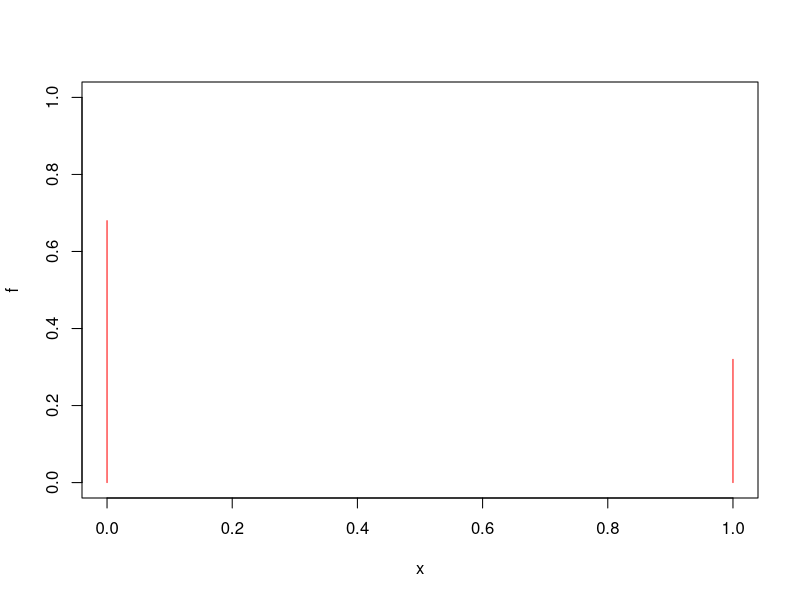
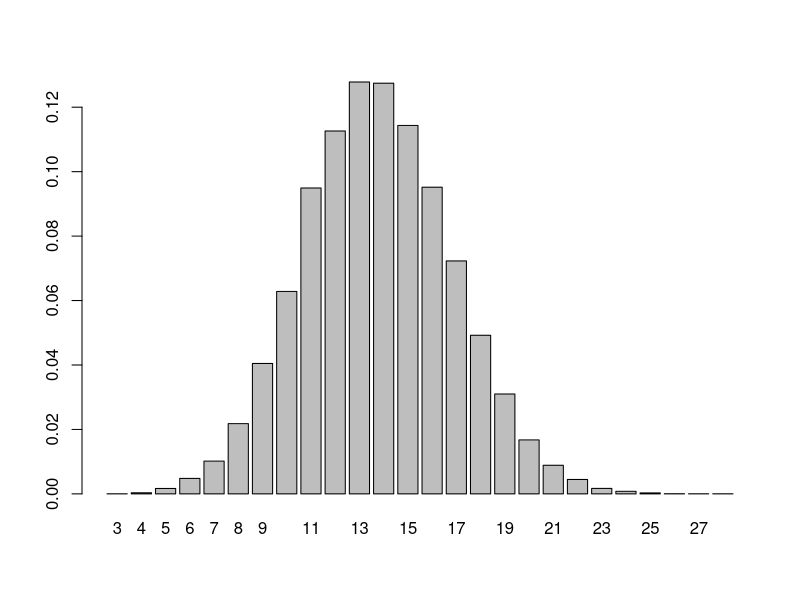
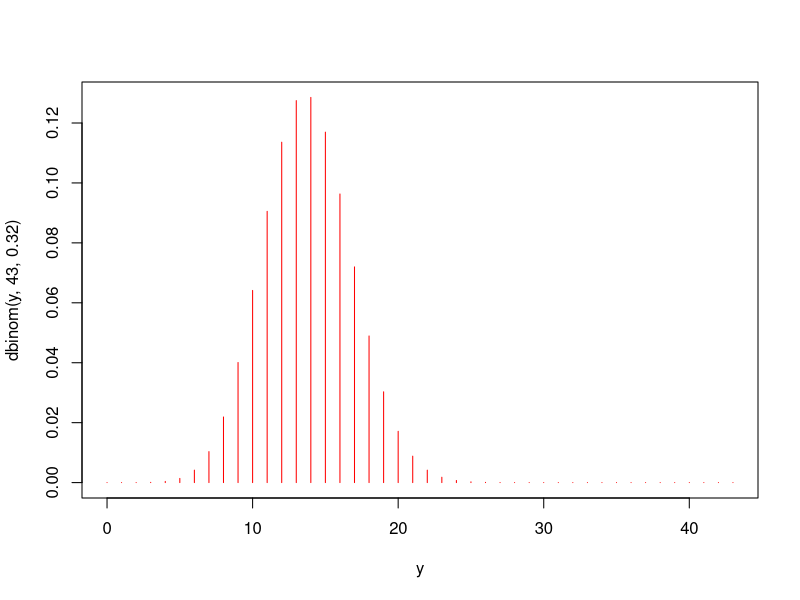

These figures' R source, in order:
# PREGUNTA 1

# modelo de Bernoulli --> se realiza un experimento con dos posibles 
# resultados, es decir, preguntamos a una persona si tiene mínimo dos 
# televisores

# variable aleatoria --> tener mínimo dos teles
# resultados --> sí = 1, no = 0
# P(X=x) --> sí = 0.32, no = 0.68

x <- c(0,1)
f <- c(0.68, 0.32)

plot(x, f, type='h', ylim=c(0,1), col='red')

# en este caso, no es modelo de Bernoulli, ya que el experimento se repite 
# 43 veces, porque se pregunta a 43 personas
# ahora la variable aleatoria es cuántas personas tienen 2 teles

# n = las veces que se repite el experimento, n = 43
# resultados --> 0, 1, 2,..., 43 porque se pregunta a 43 personas
# P(X=x) = (4 x)+p^(13)*(1-p)^(43-13) donde 13 son las personas sobre las cuales
# queremos saber la probabilidad de que esas 13 tengan más de 2 teles en una
# encuesta de 43 personas


n <- 43
sample(x,n,f,replace=TRUE) 
# el sample me genera cada vez diferentes resultados de 43 personas, al azar

sum(sample(x,n,f,replace=TRUE)) # me dice cuántas personas me han 
# respondido que sí tienen más de dos televisores en casa

Y <- function(i){sum(sample(x,n,f,replace=TRUE))} 
Y # cada vez que ejecuto 
# Y me da un resultado diferente porque hace un sample diferente, es la función
# de P(X=x)

encuestas <- sapply(1:40000, Y) # se realizan 40000 encuestas a 43 personas  
# cada una, y este comando me dice cuántas personas me han respondido que 
# sí a cada encuesta
fr <- table(encuestas)/40000
barplot(fr)
fr["13"]

# DE FORMA RÁPIDA

dbinom(13,43,0.32) # resultado sobre el que queremos saber P(X=x), número de veces
# que se repite el experimento, probabilidad de que una respuesta sea positiva

y <- 0:43
plot(y,dbinom(y,43,0.32), type='h',col='red')


# PREGUNTA 2
pbinom(16,44,0.32) # pbinom función de distribución
# dbinom función de masa de probabilidad

qbinom(0.5,44,0.32) # mediana de la variable aleatoria, segundo quartil


# PREGUNTA 3, nos preguntan como máximo un televisor, ejercicio diferente

# ahora, el modelo de Bernoulli sería:
# X = tienes como máximo un televisor?
# resultados --> sí = 1, no = 0
# P(X=x) --> sí = 0.68, no = 0.32

# pasamos a binomial:
# X = número de hogares que han respuesto que sí
# E(X) = n*p, siendo p la probabilidad de su correspondiente Bernoulli
# Var(X) = n*p*(1-p)
# quantil quart = primer quart, qbinom(0.25, 24, 0.68)

# PREGUNTA 4, me pide que lo haga de la forma lenta, pero realmente 
#  te pide lo siguiente

n <- 46
x <- c(0,1)
f <- c(0.68, 0.32)

# E(X) = n*p




